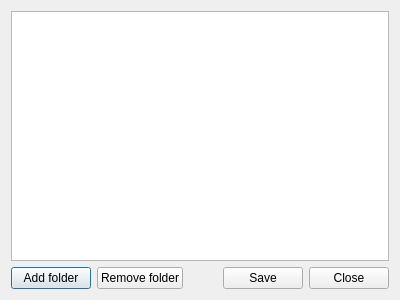
<?xml version="1.0" encoding="UTF-8"?>
<ui version="4.0">
 <class>WatchedFoldersDialog</class>
 <widget class="QDialog" name="WatchedFoldersDialog">
  <property name="geometry">
   <rect>
    <x>0</x>
    <y>0</y>
    <width>400</width>
    <height>300</height>
   </rect>
  </property>
  <property name="windowTitle">
   <string>Watched Folders</string>
  </property>
  <property name="locale">
   <locale language="English" country="UnitedStates"/>
  </property>
  <layout class="QGridLayout" name="gridLayout">
   <item row="1" column="0">
    <widget class="QWidget" name="widget" native="true">
     <property name="locale">
      <locale language="English" country="UnitedStates"/>
     </property>
     <layout class="QHBoxLayout" name="horizontalLayout">
      <property name="leftMargin">
       <number>0</number>
      </property>
      <property name="topMargin">
       <number>0</number>
      </property>
      <property name="rightMargin">
       <number>0</number>
      </property>
      <property name="bottomMargin">
       <number>0</number>
      </property>
      <item>
       <widget class="QPushButton" name="pb_AddFolder">
        <property name="locale">
         <locale language="English" country="UnitedStates"/>
        </property>
        <property name="text">
         <string>Add folder</string>
        </property>
       </widget>
      </item>
      <item>
       <widget class="QPushButton" name="pb_RemoveFolder">
        <property name="locale">
         <locale language="English" country="UnitedStates"/>
        </property>
        <property name="text">
         <string>Remove folder</string>
        </property>
       </widget>
      </item>
      <item>
       <spacer name="horizontalSpacer">
        <property name="locale">
         <locale language="English" country="UnitedStates"/>
        </property>
        <property name="orientation">
         <enum>Qt::Horizontal</enum>
        </property>
        <property name="sizeHint" stdset="0">
         <size>
          <width>40</width>
          <height>20</height>
         </size>
        </property>
       </spacer>
      </item>
      <item>
       <widget class="QPushButton" name="pb_Save">
        <property name="locale">
         <locale language="English" country="UnitedStates"/>
        </property>
        <property name="text">
         <string>Save</string>
        </property>
       </widget>
      </item>
      <item>
       <widget class="QPushButton" name="pb_Close">
        <property name="locale">
         <locale language="English" country="UnitedStates"/>
        </property>
        <property name="text">
         <string>Close</string>
        </property>
       </widget>
      </item>
     </layout>
    </widget>
   </item>
   <item row="0" column="0">
    <widget class="QListWidget" name="listWidget">
     <property name="locale">
      <locale language="English" country="UnitedStates"/>
     </property>
    </widget>
   </item>
  </layout>
 </widget>
 <resources/>
 <connections/>
</ui>
